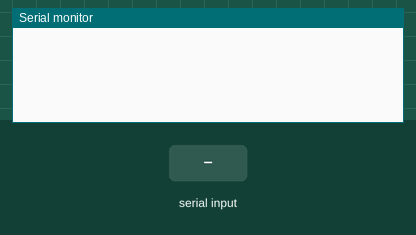
This sketch was run on a simulated Arduino Uno, built with avr-gcc and run on an emulated ATmega328P. Shown: the last lines printed to the serial monitor. The test bench sets the inputs (shaded band).

Above: at 1.2 s.
1.3 s: "LED_ON\n" received over Serial
At 2.1 s:
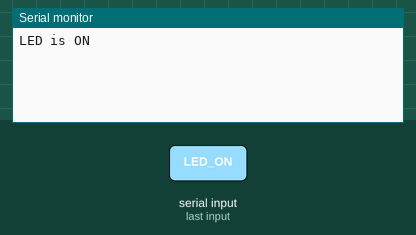
2.9 s: "LED_OFF\n" received over Serial
At 3.6 s:
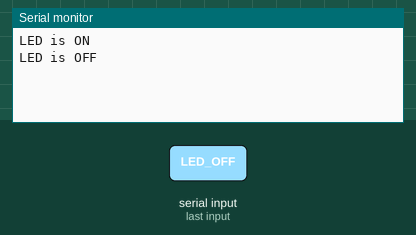
4.4 s: "READ_ADC\n" received over Serial
At 4.7 s:
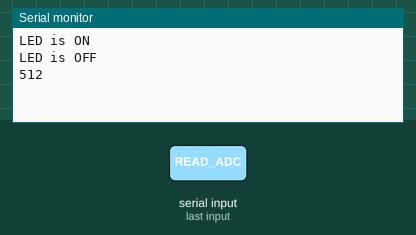

The sketch:

ESP8266_Serial_Python.ino
```cpp
void setup() {
  Serial.begin(9600);
  pinMode(LED_BUILTIN, OUTPUT);  // D4
}

void loop() {
  if (Serial.available()) {
    String command = Serial.readStringUntil('\n');

    if (command == "LED_ON") {
      digitalWrite(LED_BUILTIN, LOW);  // Active LOW
      Serial.println("LED is ON");
    } else if (command == "LED_OFF") {
      digitalWrite(LED_BUILTIN, HIGH);
      Serial.println("LED is OFF");
    } else if (command == "READ_ADC") {
      int adcValue = analogRead(A0); // You may use a voltage divider if needed
      Serial.println(String(adcValue));
    }
  }

  delay(100); // Small delay
}
```

Measured:
- after the input at 1.3 s, the serial monitor: prints a new line after 0.10 s (image 1)
- after the input at 2.9 s, the serial monitor: prints a new line at once (image 2)
- after the input at 4.4 s, the serial monitor: prints a new line at once (image 3)
